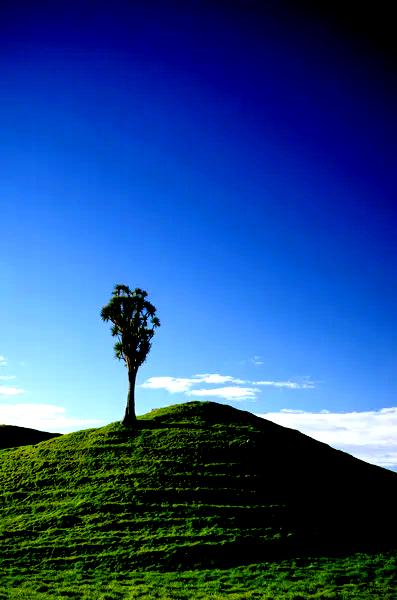
#> input picture normalize.jpg, 397 x 600 px
$ python task3.py
#> lines starting #> are read from the running program, lines starting #| are printed output that depends on the picture
import cv2
import numpy as np
from PIL import Image
import colorsys

def mainpanel():
    x = ""
    while x != "3":
        print(" -->> if you want RGB  -->  CMYK PRESS 1")
        print(" ")
        print("-->>  if you want CMYK --> RGB PRESS 2")
        print(" ")
        print("-->>  if you want RGB --> HSV PRESS 3")
        print(" ")
        print("-->>  if you want exit PRESS 4")
        x = input("Please select one of them" )
#> the answer given: 1

        if x == "1":
            makeCMYK()
        elif x == "2":
            makeRGB()
        elif x == "3":
            makeHSV()
        elif x == "4":
            print("--Program Terminated!--")
            break
        else:
            print("Please choose one of  them 1 - 2 - 3")

# [19 lines left out: function makeRGB, not called in this run]

def makeCMYK():

    i = cv2.imread('normalize.jpg')
#> i is the input picture: shape (600, 397, 3); mean B, G, R 135.7, 75.7, 37.1
    point = i.astype(np.float32) / 255.

    k = 1 - np.max(point, axis=2)
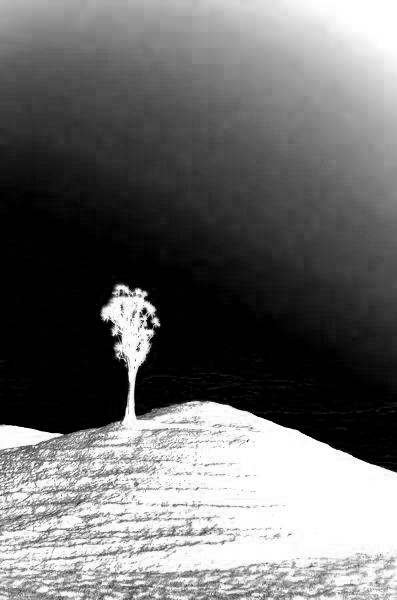
#> k: shape (600, 397) float32; min 0, max 1, mean 0.433
    c = (1 - point[..., 2] - k) / (1 - k)
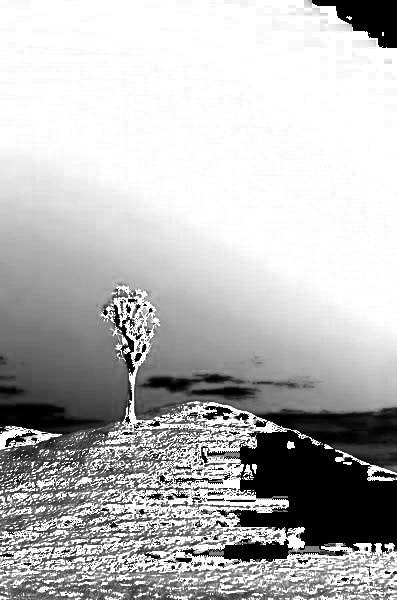
#> c: shape (600, 397) float32; 6.51% of the values are NaN or infinite; the others: min 0, max 1, mean 0.772; drawn with min black, max white, NaN and infinite black
    m = (1 - point[..., 1] - k) / (1 - k)
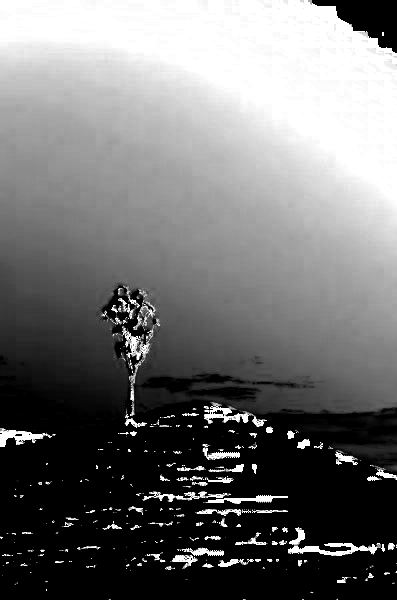
#> m: shape (600, 397) float32; 6.51% of the values are NaN or infinite; the others: min 0, max 1, mean 0.477; drawn with min black, max white, NaN and infinite black
    y = (1 - point[..., 0] - k) / (1 - k)
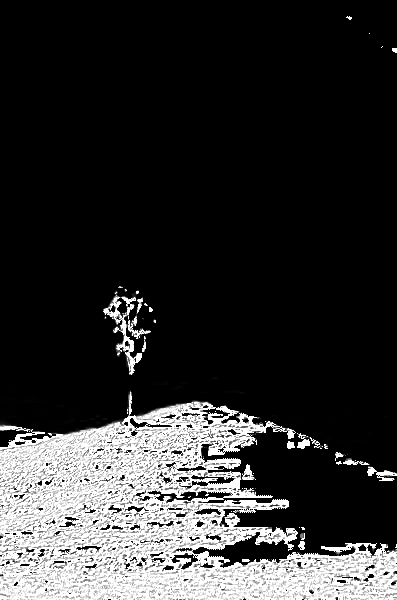
#> y: shape (600, 397) float32; 6.51% of the values are NaN or infinite; the others: min 0, max 1, mean 0.2; drawn with min black, max white, NaN and infinite black

    CMYK = (np.dstack((c, m, y, k)) * 255).astype(np.uint8)
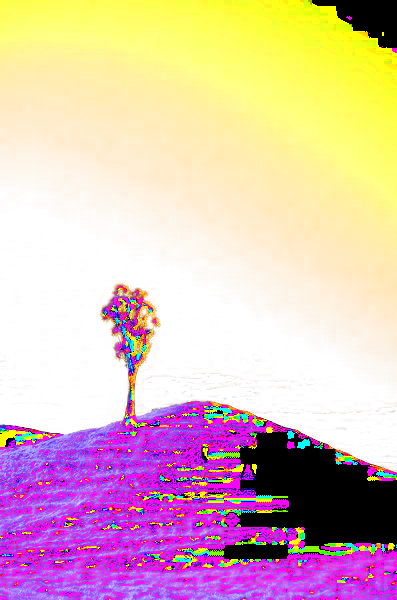
#> CMYK: shape (600, 397, 4); mean R, G, B, A 183.8, 113.3, 47.6, 109.9; transparent parts drawn white

    cv2.imshow('real', i)
    cv2.imshow('RGB TO CMYK', CMYK)
    cv2.waitKey(0)
    cv2.destroyAllWindows()
# [22 lines left out: function makeHSV, not called in this run]

#> (the run stopped early here; a loop or call above may not have finished)
